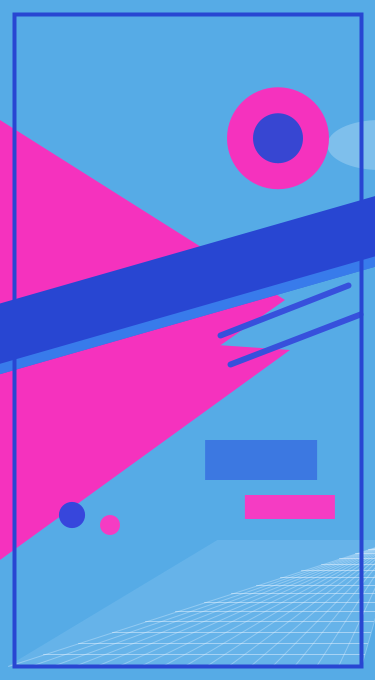
Frame 1 (no input)
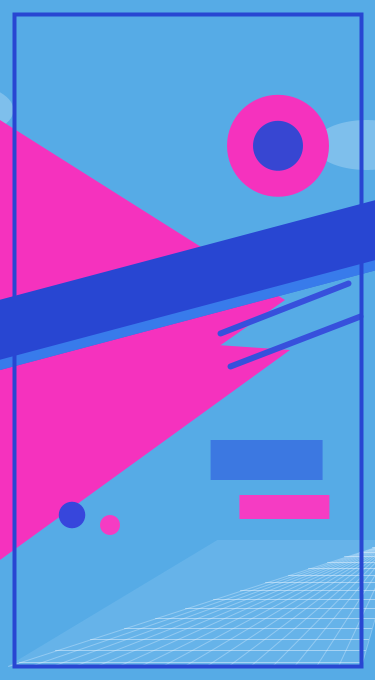
Frame 60 (the mouse pressed at the canvas centre just before this capture)
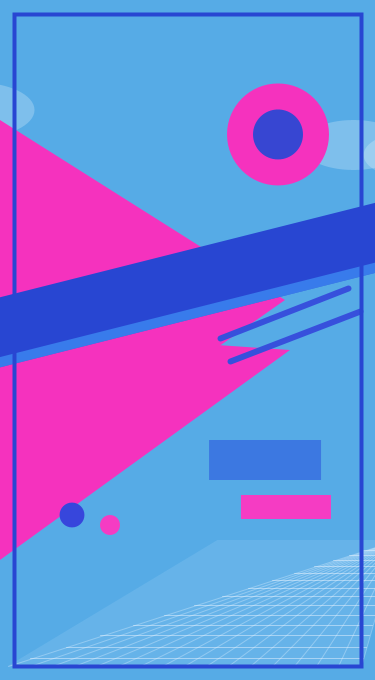
Frame 120 (the mouse held since frame 60 and released just before this capture)

The Processing sketch that drew these frames (run headless with seeded random() and noise(); from frame 60 on, the mouse is pressed at the canvas centre):

// Processing sketch: afiche_constructivista
// ── afiche_constructivista.pde
float marco = 14;
float horizonte = 540;

void setup() {
size(375, 680); // más compacto para que se vea completo en celular
smooth();
}

void draw() {

// -------------------------
// FONDO
// -------------------------
background(86, 171, 230);


// -------------------------
// NUBES
// -------------------------
float nube1 = (frameCount * 0.35) % (width + 180) - 120;
float nube2 = width - ((frameCount * 0.22) % (width + 220)) + 60;

noStroke();
fill(255, 255, 255, 60);
ellipse(nube1, 95, 90, 45);
ellipse(nube1 + 55, 110, 115, 55);

ellipse(nube2, 155, 90, 45);
ellipse(nube2 - 55, 145, 105, 50);


// -------------------------
// TRIÁNGULOS ROSADOS
// -------------------------
fill(245, 50, 190);
triangle(0, 120, 285, 300, 0, 500);

triangle(0, 330, 290, 350, 0, 560);


// -------------------------
// BANDA DIAGONAL
// -------------------------
pushMatrix();
translate(188, 285);
rotate(radians(-16) + sin(frameCount * 0.01) * 0.035);

fill(40, 70, 210);
rect(-270, -34, 540, 68);

fill(70, 165, 255, 140);
rect(-270, 24, 540, 10);
popMatrix();


// -------------------------
// CÍRCULO SUPERIOR
// -------------------------
float moverY = sin(frameCount * 0.03) * 8;

noStroke();
fill(245, 50, 190);
ellipse(278, 138 + moverY, 102, 102);

fill(55, 70, 210);
ellipse(278, 138 + moverY, 50, 50);


// -------------------------
// LÍNEAS DECORATIVAS
// -------------------------
stroke(55, 80, 220);
strokeWeight(6);
float vibracion = sin(frameCount * 0.06) * 4;

line(220, 335 + vibracion, 348, 285 + vibracion);
line(230, 365 - vibracion, 360, 315 - vibracion);


// -------------------------
// BLOQUES
// -------------------------
noStroke();
float bloque = sin(frameCount * 0.02) * 6;

fill(60, 120, 225);
rect(205 + bloque, 440, 112, 40);

fill(245, 60, 195);
rect(245 - bloque, 495, 90, 24);


// -------------------------
// ESFERAS
// -------------------------
float pulso = 26 + sin(frameCount * 0.05) * 4;

fill(55, 70, 220);
ellipse(72, 515, pulso, pulso);

fill(245, 60, 195);
ellipse(110, 525, 20, 20);


// -------------------------
// CAMINO / GRILLA EN MOVIMIENTO
// -------------------------
drawCamino();


// -------------------------
// MARCO
// -------------------------
noFill();
stroke(40, 70, 210);
strokeWeight(4);
rect(marco, marco, width - marco * 2, height - marco * 2);
}


void drawCamino() {

float baseY = height - marco;
float leftBase = 8;
float rightBase = width - marco;
float vpX = width + 22; // punto de fuga un poco hacia la derecha
float vpY = horizonte;

// fondo suave del camino
noStroke();
fill(150, 205, 245, 65);
quad(leftBase, baseY, rightBase, baseY, vpX, vpY, width * 0.58, vpY);

// líneas de profundidad
stroke(220, 240, 255, 95);
strokeWeight(1);

for (int i = 0; i <= 16; i++) {
float xb = map(i, 0, 16, leftBase, rightBase);
line(xb, baseY, vpX, vpY);
}

// bandas horizontales que van avanzanfo de a poquito"
float avance = (frameCount * 0.045) % 1.0;

for (int i = 0; i < 18; i++) {

float t = (i + avance) / 18.0;
float p = pow(t, 1.75);

float y = lerp(vpY, baseY, p);
float x1 = lerp(vpX, leftBase, p);
float x2 = lerp(vpX, rightBase, p);

stroke(235, 245, 255, 125);
line(x1, y, x2, y);
}
}
